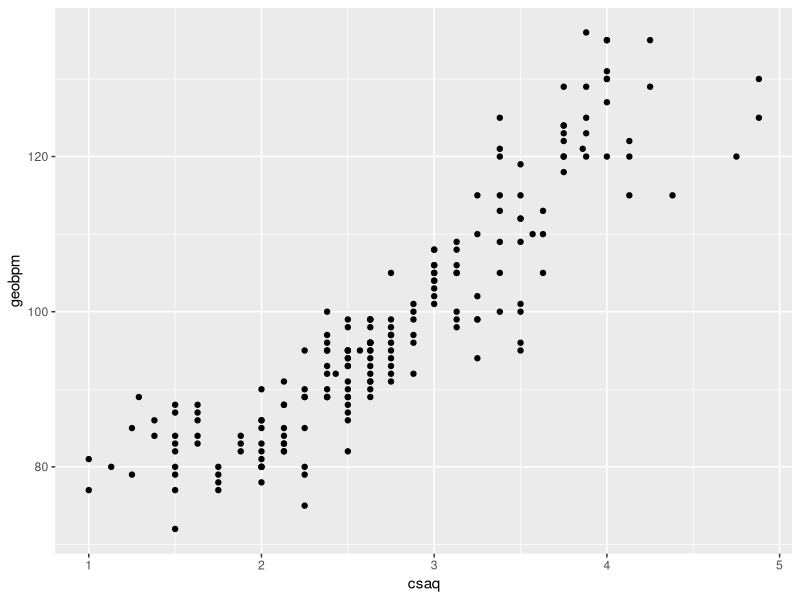
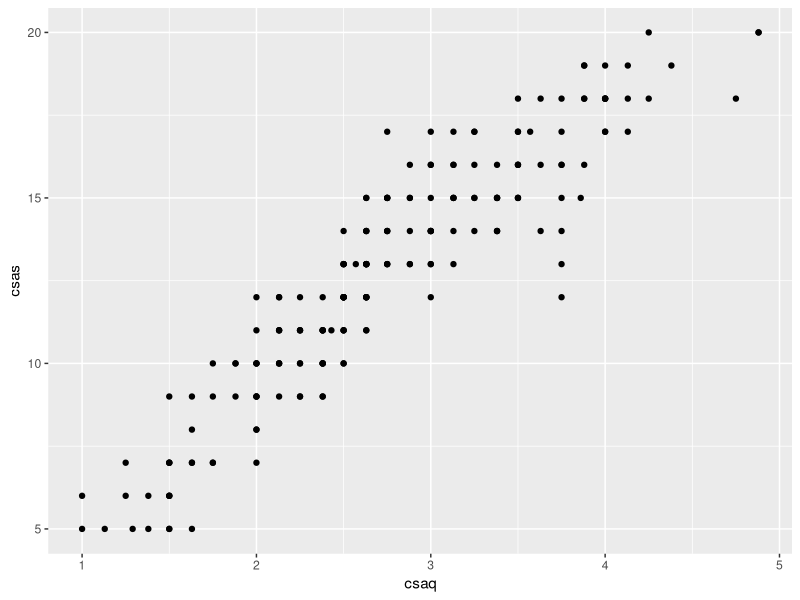
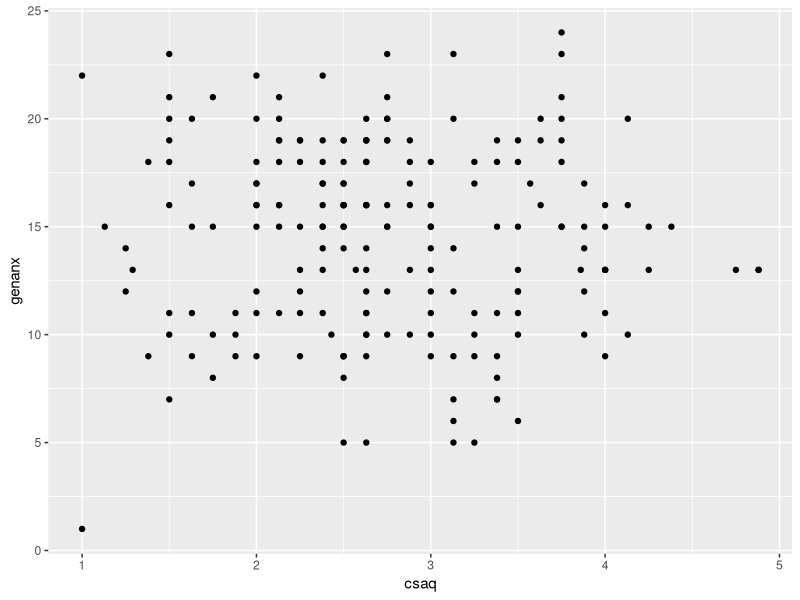

Generate these figures, in order, with R:
## ---- chunk 1

library(tidyverse)
library(psych)

csaqpilot <- read_csv("csaqp.csv")

csaq <- csaqpilot %>% 
select(csaqi1, csaqi2, csaqi3, csaqi4, csaqi5, csaqi6, csaqi7, csaqi8)

## ---- chunk 2

ggplot(csaqpilot, aes(x=csaq, y=geobpm)) +
  geom_point()


## ---- chunk 3

ggplot(csaqpilot, aes(x=csaq, y=csas)) +
  geom_point()



## ---- chunk 4

ggplot(csaqpilot, aes(x=csaq, y=genanx)) +
  geom_point()


## ---- chunk 5

csaqpilot %>%
  select(csaq, geobpm, csas, genanx) %>% 
  corr.test() %>% 
  print(short=FALSE)


